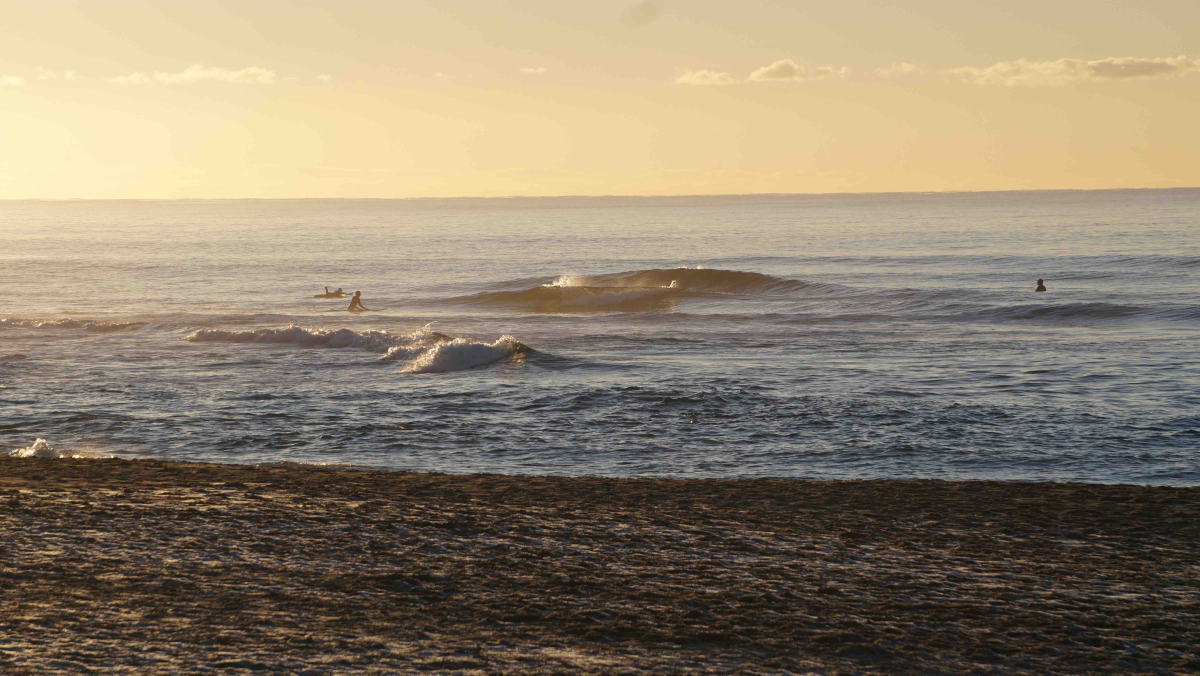
#> input picture notebooks/module12/SURF.JPG, 6000 x 3376 px (shown at 1/5 size)
$ jupyter execute module_12.ipynb
#> lines starting #> are read from the running program, lines starting #| are printed output that depends on the picture
# Module 12: Images

In this module, we are going to  do an exercise involving images. In the different realms of engineering, images are used everywhere. Photos, satellite images, and aerial photos are all images.

Images are basically layers of gridded data with an intensity value at each pixel. The layers in the image are called channels(e.g., the red, green and blue channels), and the combination of these channels produces a specific color at each pixel.

The following example illustrates the loading, manipulation and saving of images.

But first, you need to install some stuff...

## What you need to install
In Python, we can use the pillow library to load, display and manipulate images. We believe pillow is installed in the Anaconda distribution, but if not, you will need to install it as follows:

[cell 1]
# run this cell if pillow is not installed
import sys

### Importing an image of your choice
We are importing our image: "SURF.JPG". OBS: You have to make sure the image you choose to import is in the same folder as your notebook.

[cell 2]
# import and print image

from PIL import Image
import os

im = Image.open(os.path.join("SURF.JPG")) # import image of your choice in "SURF.JPG"
#> im is the input picture: PIL image 6000x3376 RGB; mean R, G, B 143.7, 130.5, 110.1

print(im.format, im.size, im.mode) # print image information
#| JPEG (6000, 3376) RGB

im

The image is in *portable network graphics* PNG format, and it has 6000 by 3376 pixels, in three channels: red (R), green (G) and blue (B). Now, let's convert the image to an array using the `numpy.array` method, and print the shape, and maximum and minimum values of the array:

[cell 3]
import numpy as np

data = np.array(im) # convert image to array, "asarray" also works here

print(data.shape) # print shape of array
#| (3376, 6000, 3)

print("minimum value =", np.amin(data), "maximum value =", np.amax(data)) # print max and min array values
#| minimum value = 0 maximum value = 255

The array is a 3D array, which basically represents 3 (`data.shape[2]`) 2D layered grids (each one 3376 x 6000 pixels in size), corresponding to the R, G and B channels. The minimum and maximum values in the grid are 0 and 255. These values come from the format of the image (JPG), which uses a fixed 8-bit colormap of $2^8=256$ possible combinations representing different intensities. Now, let's plot the image:

[cell 4]
import matplotlib.pyplot as plt

fig, ax = plt.subplots(figsize=(8, 6)) # create figure

ax.imshow(data); # plot image

Now lets see our color channels in a histogram.

[cell 5]
colors = ["red", "green", "blue"] # list of colors
channel_ids = [0, 1, 2] # list of channels ids

fig, ax = plt.subplots() # create figure

# plot histogram
for channel_id, c in zip(channel_ids, colors): # iterate over each channel ids and colors
    histogram, bin_edges = np.histogram(data[:, :, channel_id], bins=256, range=(0, 256)) # compute histogram
    ax.plot(bin_edges[0:-1], histogram, color=c, label=c + " channel") # plot histogram

# figure title, axes labels and legend
ax.set_title("Histogram Surf image")
ax.set_xlabel("value")
ax.set_ylabel("pixels")
ax.legend(loc = "upper left");
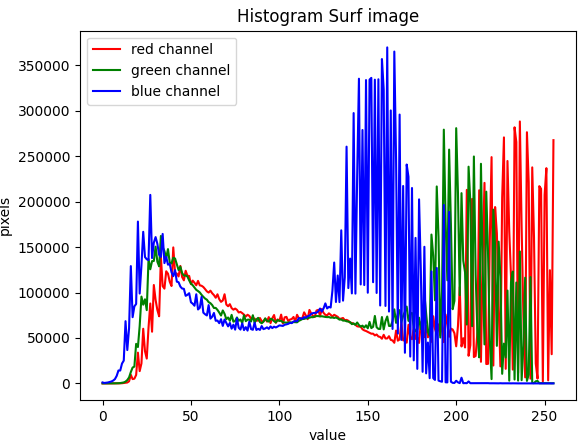
#> figure drawn by matplotlib, 1 panel; curve peaks at x = 236, y = 288204; curve peaks at x = 200, y = 280827; curve peaks at x = 161, y = 369694

Here are the histograms of the individual  color channels.

Now, let's do something more interesting. Let's process the image to better highlight its main components. To do this, we use the [scikit-image](https://scikit-image.org) library, which is a collection of algorithms for image processing. We believe `scikit-image` is installed in the Anaconda distribution, but if not, you will need to install it as follows:

[cell 6]
# run this cell if scikit-image is not installed
import sys

Let's convert the image to gray scale using the `scikit-image.color.rgb2gray` function (more about how this function works [here](https://scikit-image.org/docs/dev/auto_examples/color_exposure/plot_rgb_to_gray.html)), and then smooth the image a little bit using a gaussian filter ([sckit-image.filters.gaussian](https://scikit-image.org/docs/stable/api/skimage.filters.html#skimage.filters.gaussian)). We also print the size of the filtered image, the minimum and maximum values, and plot the image:

[cell 7]
from skimage import color, filters

data_gray = color.rgb2gray(data) # converts RGB image to single grayscale channel
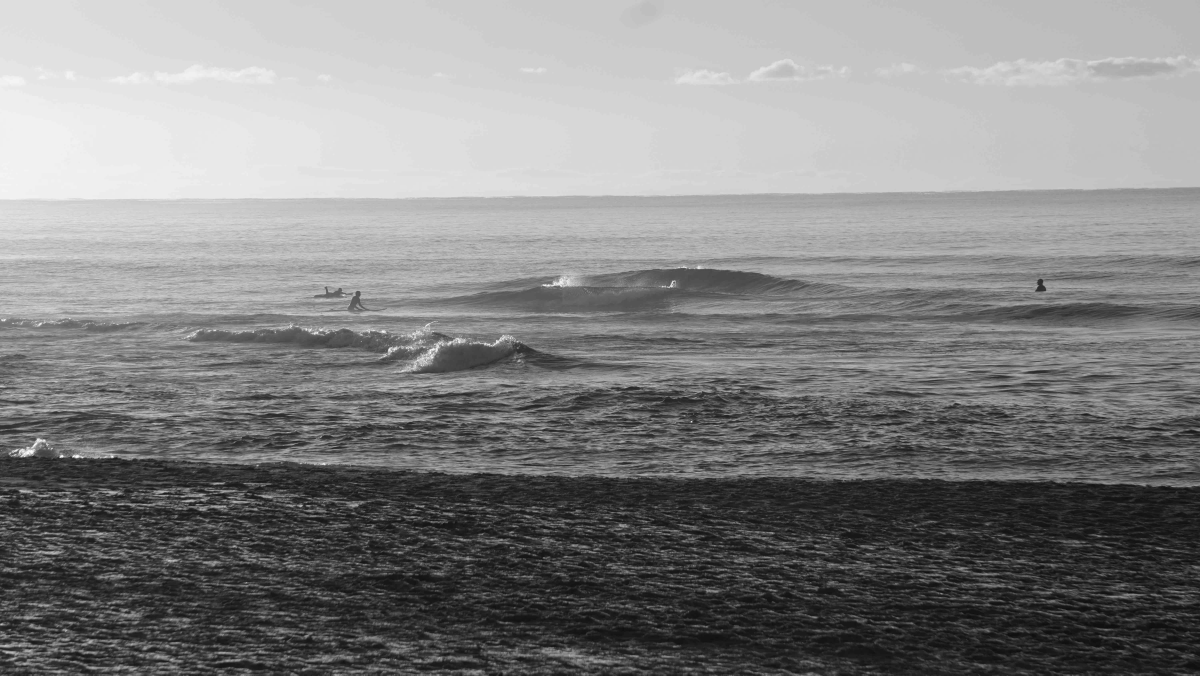
#> data_gray: shape (3376, 6000) float64 (shown at 1/5 size); min 0.005, max 1, mean 0.517

data_grad = filters.gaussian(data_gray) # apply Gaussian filter to grayscale image

# print size and minimum and maximum values
print(data_grad.shape)
#| (3376, 6000)
print("minimum value = {:.3f}, maximum value = {:.3f}".format(np.amin(data_grad), np.amax(data_grad)) )
#| minimum value = 0.043, maximum value = 0.995

# plot filtered image. You can also try to use the 'viridis colormap'
fig, ax = plt.subplots(figsize=(8, 6))
plt.imshow(data_grad, cmap='gray')# Using the "gray" colormap for grayscale
cbar= plt.colorbar();# gray scale bar
cbar.set_label('Intensity', rotation=270, labelpad=10)
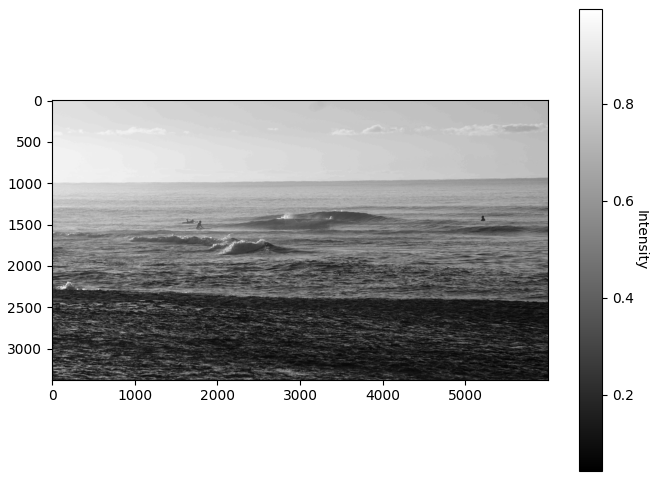
#> figure drawn by matplotlib, 2 panels

Now, let´s  try  to blur and sharpen our picture, as well as change brightness and contrast:

[cell 8]
from PIL import Image, ImageEnhance, ImageFilter
from IPython.display import display

def process_and_display(input_path):
    # Open the image
#> called with input_path = 'SURF.JPG'
    img = Image.open(input_path)

    # Display the original image
    print("Original Image:")
    display(img)

    # Blur the image
    img_blurred = img.filter(ImageFilter.GaussianBlur(radius=10))#adjust the radius for more blur
    print("Blurred Image:")
    display(img_blurred)

    # Sharpen the image
    #img_sharpened = img.filter(ImageFilter.SHARPEN)
    img_sharpened = img.filter(ImageFilter.UnsharpMask(radius=3, percent=300, threshold=3))
    print("Sharpened Image:")
    display(img_sharpened)

    # Change brightness
    enhancer_brightness = ImageEnhance.Brightness(img)
    img_brightness = enhancer_brightness.enhance(1.5)  # Adjust the factor as needed
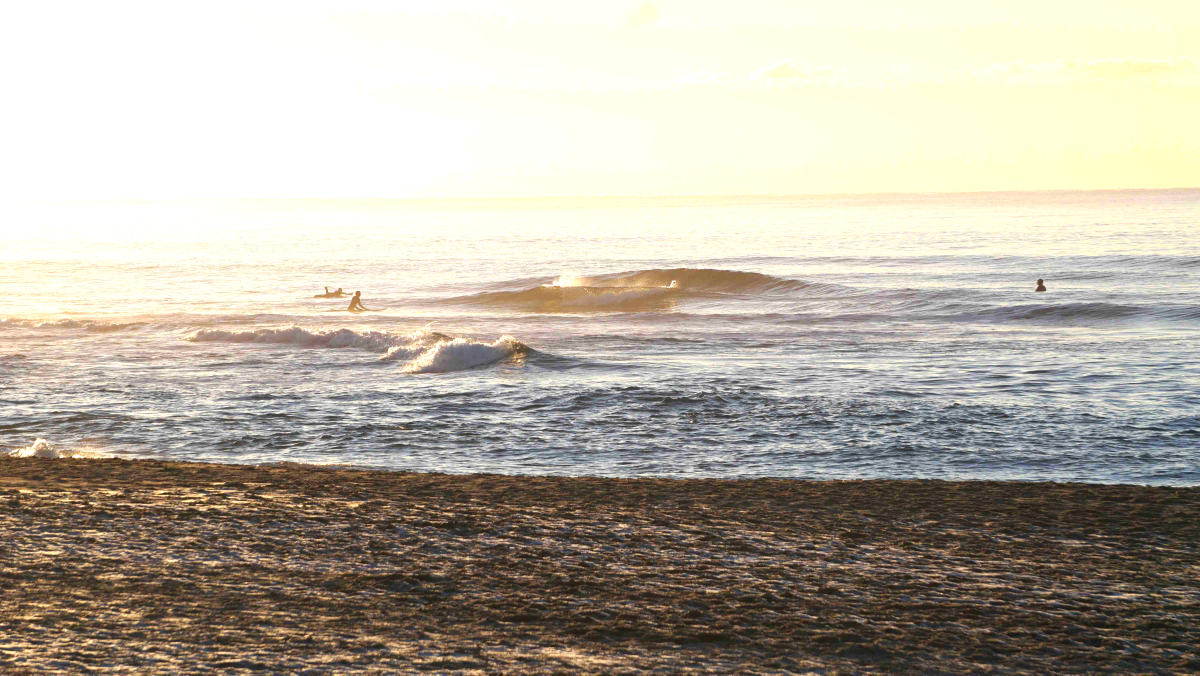
#> img_brightness: PIL image 6000x3376 RGB (shown at 1/5 size); mean R, G, B 182.9, 176.1, 163
    print("Brightened Image:")
    display(img_brightness)

    # Change contrast
    enhancer_contrast = ImageEnhance.Contrast(img)
    img_contrast = enhancer_contrast.enhance(1.5)  # Adjust the factor as needed
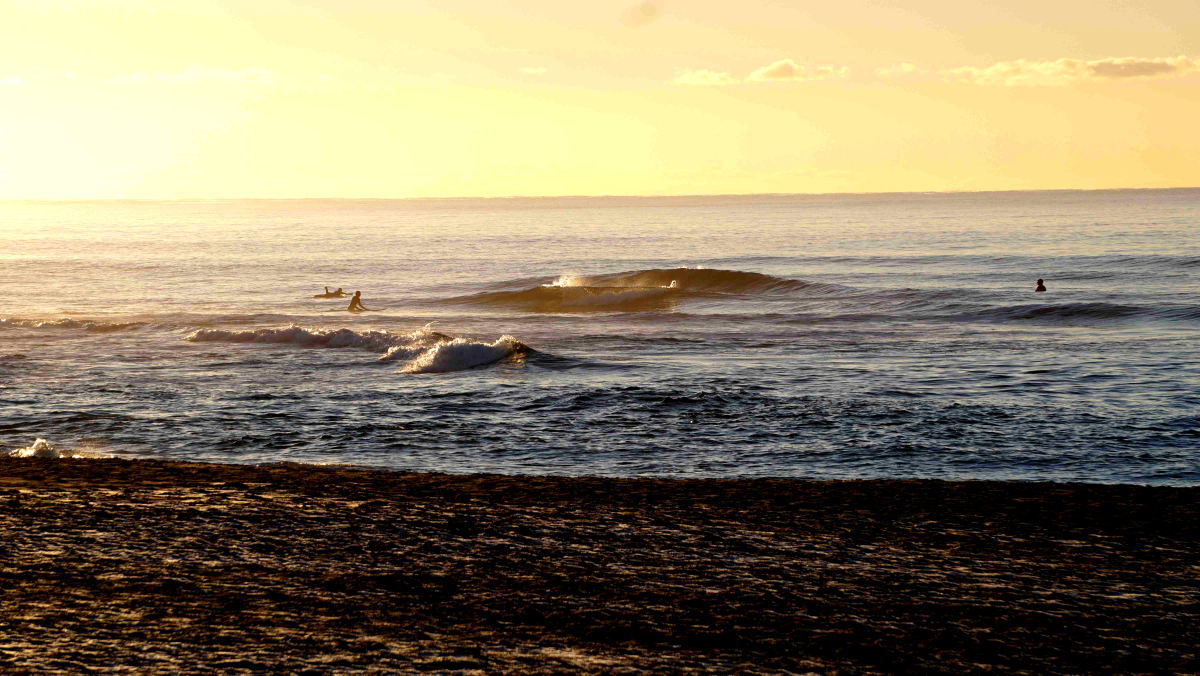
#> img_contrast: PIL image 6000x3376 RGB (shown at 1/5 size); mean R, G, B 142.1, 130.3, 103.5
    print("High-Contrast Image:")
    display(img_contrast)


# Replace this with your actual input path
input_image_path = os.path.join("SURF.JPG")

# Example usage
process_and_display(input_image_path)
